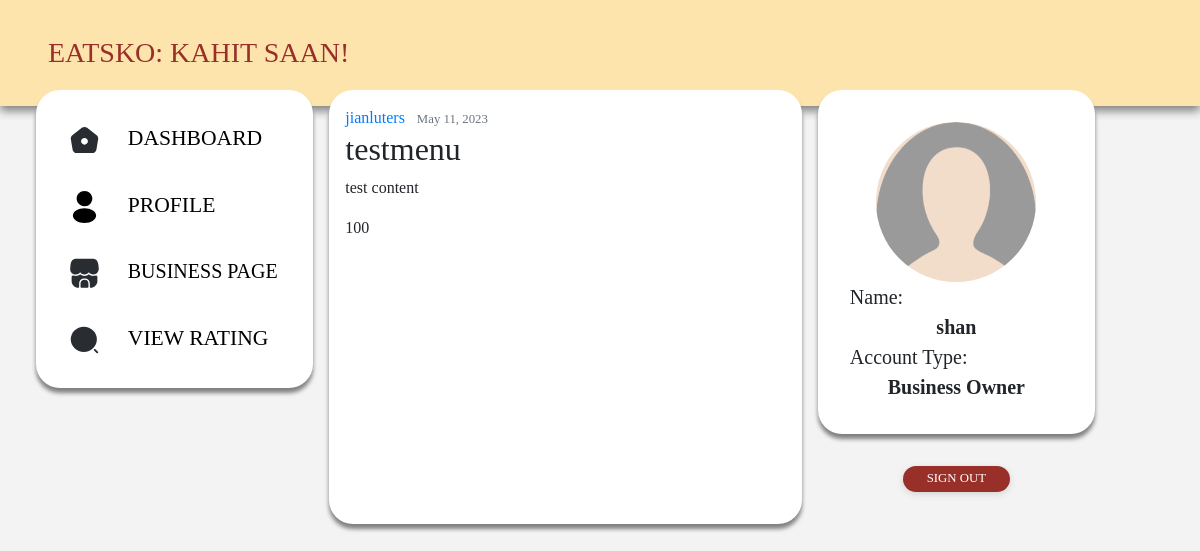
Screenshot of /business/menu/1/ (signed in) with the database file from the repository.
### businessdashboard/models.py (models this page shows, shortened)
class Menu(models.Model):
    title = models.CharField(max_length=100)
    content = models.TextField()
    price = models.IntegerField(null=True, blank=True)
    date_posted = models.DateTimeField(default=timezone.now)
    author = models.ForeignKey(User, on_delete=models.CASCADE)

### userdashboard/models.py (models this page shows, shortened)
class Profile(models.Model):
    user = models.OneToOneField(User, null=True, on_delete=models.CASCADE, related_name='user_profile')
    account_type = models.CharField(max_length=100, default='User')
    profile_picture = models.ImageField(default='profile_pics/default.png', upload_to='profile_pics')
    preffered_genres = models.ManyToManyField(FoodGenre)

### businessdashboard/views.py (the view)
# urls.py: path('menu/<int:pk>/', MenuDetailView.as_view(), name='menu-detail'),
class MenuDetailView(DetailView):
    model = Menu
    context_object_name = 'menu'

### businessdashboard/templates/businessdashboard/menu_detail.html (shortened to what this page needs)
{% extends "businessdashboard/base.html" %}
{% block content %}
  <article class="media content-section">
    <div class="media-body">
      <div class="article-metadata">
        <a class="mr-2" href="#">{{ object.author }}</a>
        <small class="text-muted">{{ object.date_posted|date:"F d, Y" }}</small>
      </div>
      <h2 class="article-title">{{ object.title }}</h2>
      <p class="article-content">{{ object.content }}</p>
      <p class="article-price">{{ object.price }}</p>
    </div>
  </article>
{% endblock content %}

### businessdashboard/templates/businessdashboard/base.html (shortened to what this page needs)
{% load static %}
<!DOCTYPE html>
<html lang="en">
    <head>
        <link rel="stylesheet" href="https://maxcdn.bootstrapcdn.com/bootstrap/4.0.0/css/bootstrap.min.css">
        <link rel="stylesheet" type="text/css" href="{% static 'cssbusiness/main.css' %}">
    </head>
    <body>
        <header class="container-fluid site-header">
            <span class="header-txt">EATSKO: KAHIT SAAN!</span>
        </header>
        <div class="row px-5">
            <div class="col-3 m-0 p-0">
                <nav class="nav flex-column site-panel site-sidebar">
                    <a class="sidebar-btn" href="{% url 'businessdashboard-dashboard' %}"
                                           {% if page == 'profile' %} onclick="return confirm('Exit without saving?');" {% endif %}>
                        <div class="sidebar-btn-container {% if page == 'dashboard' %} sidebar-active-container {% endif %}">
                            <img class="sidebar-btn-icon" src="{% static 'media/home.svg' %}" alt="home-icon">
                            <span class="sidebar-btn-text">DASHBOARD</span>
                        </div>
                    </a>
                    <a class="sidebar-btn" href="{% url 'businessdashboard-profile' %}"
                                           {% if page == 'profile' %} onclick="return confirm('Exit without saving?');" {% endif %}>
                        <div class="sidebar-btn-container {% if page == 'profile' %} sidebar-active-container {% endif %}">
                            <img class="sidebar-btn-icon" src="{% static 'media/profile.svg' %}" alt="profile-icon">
                            <span class="sidebar-btn-text">PROFILE</span>
                        </div>
                    </a>
                    <a class="sidebar-btn" href="{% url 'businessdashboard-businesspage' %}"
                                           {% if page == 'profile' %} onclick="return confirm('Exit without saving?');" {% endif %}>
                        <div class="sidebar-btn-container {% if page == 'businesspage' or page == 'editbusinesspage' %} sidebar-active-container {% endif %}">
                            <img class="sidebar-btn-icon" src="{% static 'media/shop.svg' %}" alt="businesspage-icon">
                            <span class="sidebar-btn-text business-page-text">BUSINESS PAGE</span>
                        </div>
                    </a>
                    <a class="sidebar-btn" href="{% url 'businessdashboard-viewrating' %}"
                                           {% if page == 'profile' %} onclick="return confirm('Exit without saving?');" {% endif %}>
                        <div class="sidebar-btn-container {% if page == 'viewrating' %} sidebar-active-container {% endif %}">
                            <img class="sidebar-btn-icon" src="{% static 'media/search-normal-1.svg' %}" alt="viewrating-icon">
                            <span class="sidebar-btn-text">VIEW RATING</span>
                        </div>
                    </a>
                </nav>
            </div>
            <div class="col-5 site-panel main">
                {% block content %}{% endblock content %}
            </div>
            <div class="col-3 m-0 p-0">
                <div class="site-panel site-end-container">
                    <div class="site-profile">
                        <img class="mx-auto d-block rounded-circle profile-img" src="{{ user.user_profile.profile_picture.url }}" alt="user profile picture">
                        <div class="profile-label">
                            <span class="profile-label-txt profile-txt">Name:</span>
                            <div class="profile-content">
                                <span class="profile-content-txt profile-txt">{{ user.username }}</span>
                            </div>
                        </div>
                        <div class="profile-label">
                            <span class="profile-label-txt profile-txt">Account Type:</span>
                            <div class="profile-content">
                                <span class="profile-content-txt profile-txt">
                                    {% if user.user_profile.account_type == 'U' %} User
                                    {% else %} {% if user.user_profile.account_type == 'B' %} Business Owner {% endif %}
                                    {% endif %}
                                </span>
                            </div>
                        </div>
                    </div>
                </div>
                    <div class="signout-container">
                        <a class="signout-btn" href="{% url 'sessionmanager-logout' %}"
                                           {% if page == 'profile' %} onclick="return confirm('Exit without saving?');" {% endif %}>
                            <div class="signout-txt-container">
                                <span class="signout-txt">SIGN OUT</span>
                            </div>
                        </a>
                    </div>
            </div>
        </div>
    </body>
</html>

### businessdashboard/static/cssbusiness/main.css (style rules this page uses)
:root { --primary-color: #982f28; --secondary-color: #fde4ac; --tertiary-color: #f2dcca; --icon-color: #d58b4f; --bg-color: #F3F3F3; }
* { font-family: Montserrat; }
body { background: var(--bg-color); height: 100%; }
html { height: 100%; }
.site-header { padding: 2em 3em; margin-bottom: -1em; background: var(--secondary-color); filter: drop-shadow(0px 5px 5px gray); }
.header-txt { color: var(--primary-color); font-size: 1.75em; }
.site-panel { background-color: white; border-radius: 1.5em; margin: 0px 1.13%; padding: 1em; filter: drop-shadow(0px 5px 2px gray); }
.sidebar-btn-container { padding: 0.75em; border-radius: 1.2em; font-size:1.35em; }
.sidebar-btn-icon { width: 1.5em; height: 1.5em; margin-right:1em; }
.sidebar-btn-text { color: black; font-weight: 500; }
.business-page-text { font-size:20px; }
.site-end-container { padding: 2em; }
.signout-container { display: flex; justify-content: center; }
.signout-txt-container { display: flex; margin: 2em; padding: 0.2em 1.5em; background: var(--primary-color); border-radius: 1em; justify-content: center; align-items: center; filter: drop-shadow(0px 2px 3px lightgray); }
.signout-txt { color: white; font-size: 0.8em; }
.profile-img { background: var(--tertiary-color); width: 10em; height: 10em; }
.profile-label { font-size: 1.25em; }
.profile-label-txt { font-weight: 200; }
.profile-content { text-align: center; }
.profile-content-txt { font-weight: 600; }

### rows the page displays
Menu: author "jianluters", date_posted "May 11, 2023", title "testmenu", content "test content", price "100"

### other values shown
{{ user.username }} "shan"
